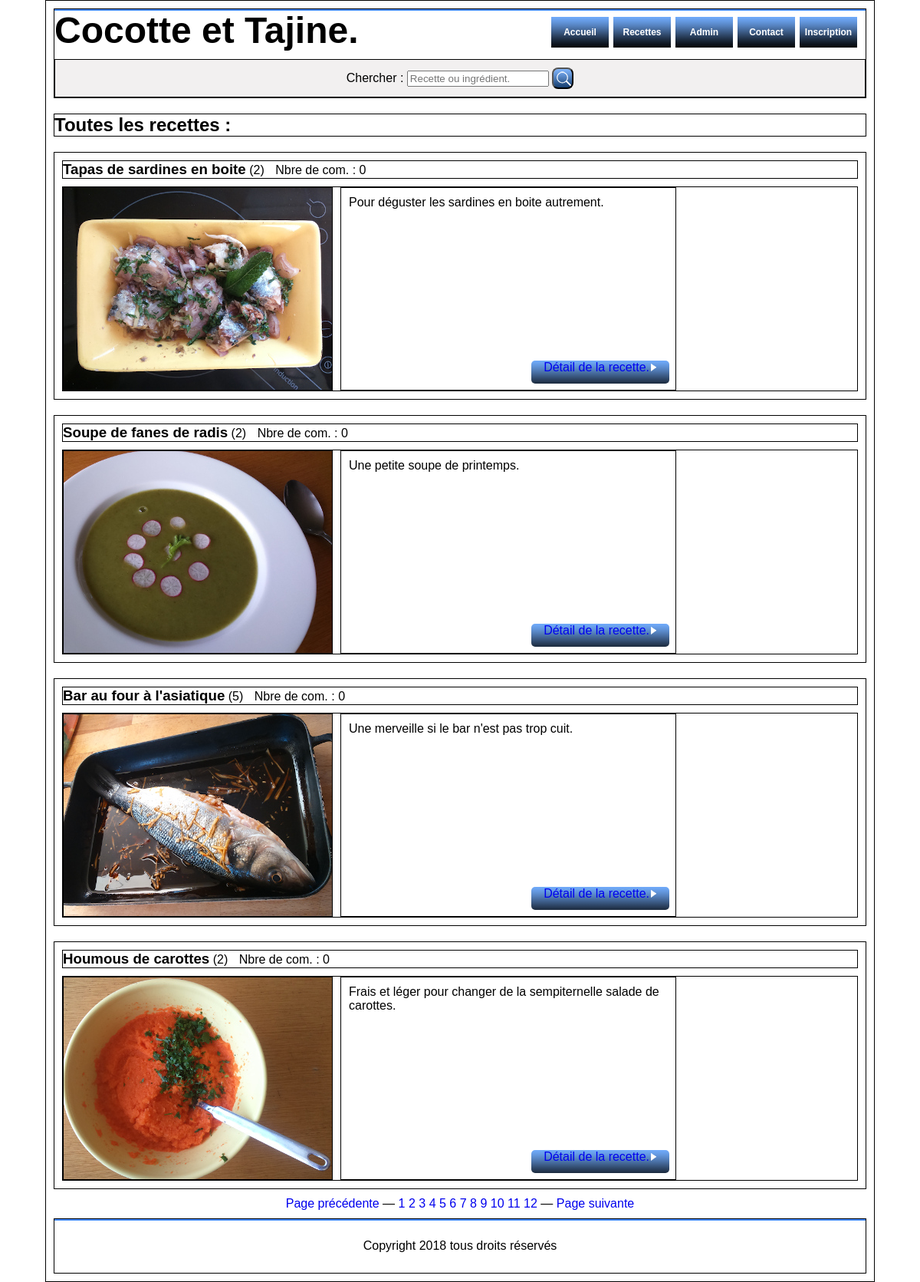
The app's page /toutes_les_recettes.php?page=2 with its own data.
### tables this page shows
CREATE TABLE IF NOT EXISTS `recettes` (
  `id_recette` int NOT NULL AUTO_INCREMENT,
  `date_creation` timestamp NULL DEFAULT CURRENT_TIMESTAMP,
  `plat` varchar(255) DEFAULT NULL,
  `recette` varchar(255) DEFAULT NULL,
  `mots_cles` varchar(255) NOT NULL,
  `origine_id` varchar(255) DEFAULT NULL,
  `regOrigId` int NOT NULL,
  `presentation` text,
  `nbr_pers` int DEFAULT NULL,
  `difficulte` varchar(20) NOT NULL,
  `ingrediens` text,
  `epices` text,
  `tps_prep` time DEFAULT NULL,
  `tps_cuis` time DEFAULT NULL,
  `preparation` text,
  `cuisson` text,
  `suggestion` text,
  `nom_img_min` varchar(255) NOT NULL,
  `nom_img` varchar(255) NOT NULL,
  `alt_img` varchar(255) NOT NULL,
  `nom_img_grd` varchar(255) NOT NULL,
  PRIMARY KEY (`id_recette`)
);

### toutes_les_recettes_req.php (the view, shortened to what this page needs)
<h2 class="titre_principal_ttes_recet">Toutes les recettes :</h2>
<?php
	include ("connexion.php");
	$page = (!empty($_GET['page']) ? $_GET['page'] : 1);
	$limite = 4;
	$debut = ($page - 1) * $limite;
	$query = 'SELECT SQL_CALC_FOUND_ROWS R.id_recette, R.recette, R.presentation, R.regOrigId, O.origine_id,
						C.id_recet_com,R.nom_img, R.alt_img,
						COUNT(C.id_recet_com) as total_com
				FROM recettes R
				LEFT JOIN origines O
					ON R.regOrigId = O.origine_id
				LEFT JOIN commentaires C
					ON R.id_recette = C.id_recet_com
				WHERE R.regOrigId BETWEEN 0 AND 10000
				GROUP BY id_recette
				ORDER BY id_recette DESC
				LIMIT :limite OFFSET :debut';
	$query = $bdd->prepare($query);
	$query->bindValue(
		'limite',
	  $limite,
	  PDO::PARAM_INT
	);
	$query->bindValue(
		'debut',
	  $debut,
	  PDO::PARAM_INT
	);
	$query->execute();
	$resultFoundRows = $bdd->query('SELECT found_rows()');
	$nombredElementsTotal = $resultFoundRows->fetchColumn();
	while ($element = $query->fetch()) {
	   echo ('
	   		<div class="zone_tte_recet">
		   		<div class="nom_et_origine">
		   			<h3 class="elem_nom_recet">'.htmlspecialchars($element['recette']).'</h3> ('.htmlspecialchars($element['origine_id']).')
		   			<p class="nbre_com_ttes_recet">Nbre de com. : '.htmlspecialchars($element['total_com']).'</p>
		   		</div>
		   		<div class="img_et_pres">
		   			<img src="images/'.htmlspecialchars($element['nom_img']).'" class="img_tte_recet" alt="'.htmlspecialchars($element['alt_img']).'" /><div class="present_et_bout">
			   			<p class="present_ttes_recet">'.nl2br (htmlspecialchars($element['presentation'])).'</p>
			   			<div class="zone_bout_det_ttes_recet">
							<p class="bouton_detail_ttes_recet"><a href="recette_a_la_une_detail.php?recetALaUne='.$element['id_recette']. '" class="bouton_detail_ttes_recet">Détail de la recette.<img id="bouton_detail_ttes_recet" src="images/flecheblanchedroite.png" alt="flecheblanchedroite" /></a></p>
						</div>
					</div>
		   		</div>
			</div>');
	}
	$nombreDePages = ceil($nombredElementsTotal / $limite);
	?>
	<div id="num_pages">
		<p class="page_ttes_recet"><?php
		if ($page > 1):
			?><a href="?page=<?php echo $page - 1; ?>">Page précédente</a> — <?php
		endif;
		for ($i = 1; $i <= $nombreDePages; $i++):
			?><a href="?page=<?php echo $i; ?>"><?php echo $i; ?></a> <?php
		endfor;
		if ($page < $nombreDePages):
			?>— <a href="?page=<?php echo $page + 1; ?>">Page suivante</a><?php
		endif;
		?>
		</p>
	</div>

### css/style_800.css (style rules this page uses)
body { width: 90%; min-width: 840px; margin: auto; font-family: Arial, 'Trebuchet MS', sans-serif; border: 1px solid black; }
h2 { margin: 0px 0px 0px 10px; }
h3 { margin: 0px 0px 0px 0px; }
a { text-decoration: none; }
.elem_nom_recet { display: inline-block; margin: 0px 0px 0px 0px; }

### css/style_recet_toutes800.css (style rules this page uses)
.titre_principal_ttes_recet { min-width: 800px; margin: 0px auto 0px; border: 1px solid black; }
.zone_tte_recet { min-width: 800px; margin: 20px auto 10px; padding: 10px 10px 10px 10px; border: 1px solid black; }
.nom_et_origine { margin: 0px auto 0px; border: 1px solid black; }
.nbre_com_ttes_recet { display: inline; margin: 0px 0px 0px 10px; font-size: 1em; color: black; }
.img_et_pres { min-width: 800px; height: 265px; position: relative; margin: 10px auto 0px; border: 1px solid black; }
.img_tte_recet { width: 350px; height: 263px; display: inline-block; margin: 0px 10px 0px 0px; border: 1px solid black; z-index: 1; }
.present_et_bout { width: 436px; height: 263px; display: inline-block; position: absolute; bottom: 0px; margin: 0px auto 0px; padding: 0px 0px 0px 0px; border: 1px solid black; }
.present_ttes_recet { display: inline-block; margin: 0px auto 0px; padding: 10px 10px 10px 10px; }
.zone_bout_det_ttes_recet { position: absolute; bottom: 8px; right: 8px; margin: 10px 0px 0px 0px; }
.bouton_detail_ttes_recet { height: 30px; margin: 0px 0px 0px 0px; padding: 0px 8px 0px 8px; text-decoration: none; border-radius: 5px; background: url('../images/fond_degradebleu.png') repeat-x; }
#num_pages { text-align: center; }
.page_ttes_recet { margin: 0px auto 0px; }

### css/style_recet_pays800.css (style rules this page uses)
#num_pages { text-align: center; }

### records on screen
recettes: recette "Tapas de sardines en boite", origine_id "2", total_com "0", nom_img+alt_img (picture), presentation "Pour déguster les sardines en boite autrement."
recettes: recette "Soupe de fanes de radis", origine_id "2", total_com "0", nom_img (picture), presentation "Une petite soupe de printemps."
recettes: recette "Bar au four à l'asiatique", origine_id "5", total_com "0", nom_img (picture), presentation "Une merveille si le bar n'est pas trop cuit."
recettes: recette "Houmous de carottes", origine_id "2", total_com "0", nom_img+alt_img (picture), presentation "Frais et léger pour changer de la sempiternelle salade de carottes."
